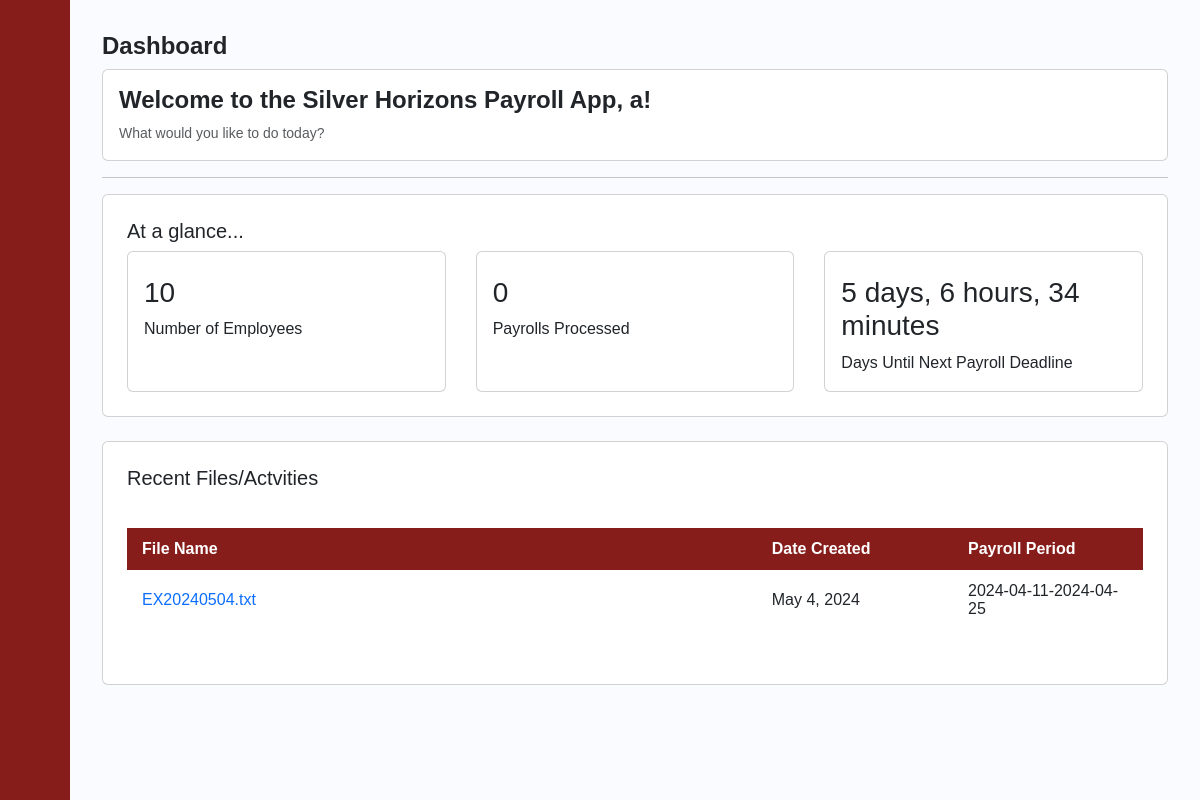
The app's page /dashboard/1 with its own data.
### payrollapp/models.py (models this page shows, shortened)
class USER_ACCOUNT(models.Model):
    username = models.CharField(max_length=300)
    password = models.CharField(max_length=300)
    objects = models.Manager()

class BANK_FILES(models.Model):
    BANK_ENTRY_ID = models.IntegerField(primary_key=True)
    BANK_FILE_NAME = models.CharField(max_length=250)
    BANK_FILE = models.FileField(upload_to='files/')
    PAYROLL_PERIOD = models.CharField(max_length=250)
    Date = models.DateField()

### payrollapp/views.py (the view)
# urls.py: path('dashboard/<int:UID>', views.dashboard, name='dashboard'),
def dashboard(request, UID):
    user = get_object_or_404(USER_ACCOUNT, pk=UID)
    a = BANK_FILES.objects.all()
    count_emp=Employee.objects.all().count()
    count_payrolls=Payslip_Transaction.objects.all().count()
    current_hmo=HMO.objects.all().filter().count()
    count_hmo=count_emp-current_hmo
    current_date = datetime.now()
    if current_date.day < 10:
        target_date = datetime(current_date.year, current_date.month, 10)
    else:
        if current_date.month == 12:  # Handle December case
            target_date = datetime(current_date.year + 1, 1, 10)
        else:
            target_date = datetime(current_date.year, current_date.month + 1, 10)
    countdown = (target_date-current_date)
    days = countdown.days
    hours, remainder = divmod(countdown.seconds, 3600)
    minutes, _ = divmod(remainder, 60)
    formatted_str = f"{days} days, {hours} hours, {minutes} minutes"
    print(type(formatted_str))
    print((formatted_str))
    return render(request, 'payrollapp/dashboard.html',{
        'user':user,
        'count_emp':count_emp,
        'count_payrolls':count_payrolls,
        'count_hmo':count_hmo,
        'countdown':formatted_str,
        'a':a
        } )

### payrollapp/templates/payrollapp/dashboard.html (shortened to what this page needs)
{% extends 'payrollapp/base.html' %}
{% load static %}
{% block content %}
<div class="content">
    <h1>Dashboard</h1>
    <div class="card px-3 py-3">
      <h1>Welcome to the Silver Horizons Payroll App, {{user.username}}!</h1>
      <p class="card-text"><small class="text-muted">What would you like to do today?</small></p>
    </div>
    <hr>
    <div class="card px-4 py-4">
      <h5>At a glance...</h5>
      <div class="card-deck">
        <div class="card">
          <div class="card-body">
            <h3>{{count_emp}}</h3>
            <p class="card-text">Number of Employees</p>
          </div>
        </div>
        <div class="card">
          <div class="card-body">
            <h3>{{count_payrolls}}</h3>
            <p class="card-text">Payrolls Processed</p>
          </div>
        </div>
        <div class="card">
          <div class="card-body">
            <h3>{{countdown}}</h3>
            <p class="card-text">Days Until Next Payroll Deadline</p>
          </div>
        </div>
      </div>
    </div>
    <div class="card my-4 px-4 py-4">
      <h5>Recent Files/Actvities</h5>
      <div style="overflow-x:auto;">
        <table id="posts">
            <thead>
                <tr>
                    <th style="width:20%">File Name</th>
                    <th style="width:5%">Date Created</th>
                    <th style="width:5%">Payroll Period</th>
            <tbody>
              {%for b in a%}
              <tr>
                  <td><a href="{% url 'download_file' file_id=b.BANK_FILE_NAME %}">{{b.BANK_FILE_NAME}}</a></td>
                  <td>{{b.Date}}</td>
                  <td>{{b.PAYROLL_PERIOD}}</td>
              </tr>
              {% endfor %}
            </tbody>
        </table>
    </div>
    </div>
</div>
{% endblock %}

### records on screen
USER_ACCOUNT: username "a"
BANK_FILES: BANK_FILE_NAME "EX20240504.txt", Date "May 4, 2024", PAYROLL_PERIOD "2024-04-11-2024-04-25"

### other values on screen
{{ count_emp }} "10"
{{ count_payrolls }} "0"
{{ countdown }} "5 days, 6 hours, 34 minutes"
